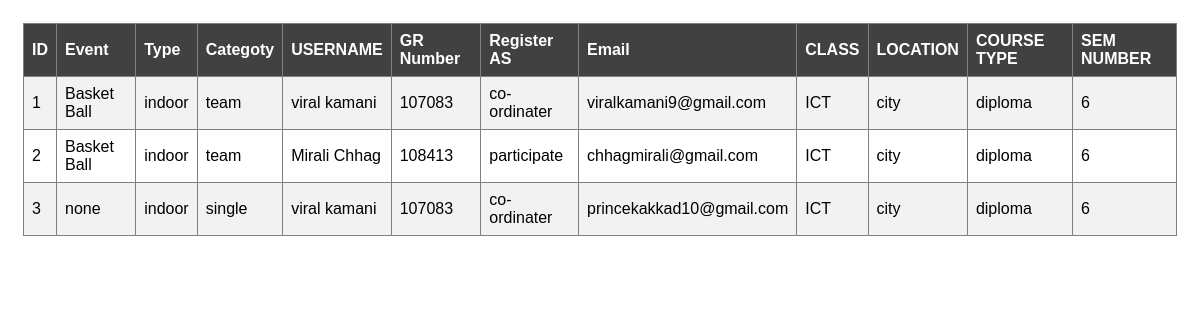
The page /admin/html/entry.php on the database its author committed.
### tables this page shows
CREATE TABLE IF NOT EXISTS `entry` (
  `id` int(20) NOT NULL AUTO_INCREMENT,
  `event` varchar(50) NOT NULL,
  `type` varchar(20) NOT NULL,
  `category` varchar(20) NOT NULL,
  `username` varchar(30) NOT NULL,
  `gr_no` int(6) NOT NULL,
  `register_as` varchar(20) NOT NULL,
  `email` varchar(30) NOT NULL,
  `class` varchar(10) NOT NULL,
  `location` varchar(10) NOT NULL,
  `course_type` varchar(20) NOT NULL,
  `sem_no` text NOT NULL,
  PRIMARY KEY (`id`)
);

### admin/html/entry.php (the view, shortened to what this page needs)
<?php
include 'conn.php';
$sql = "SELECT * FROM entry";
$result = $conn->query($sql);
?>
<html>
<!DOCTYPE html>
<html lang="en">
<html>
<head>
<link rel="stylesheet" type="text/css" href="../../assets/css/s.css">
</head>
<body>
<div class="col-12" >
<table border="1">
<tr>
<th>ID</th>
<th>Event</th>
<th>Type</th>
<th>Categoty</th>
<th>USERNAME</th>
<th>GR Number</th>
<th>Register AS</th>
<th>Email</th>
<th>CLASS</th>
<th>LOCATION</th>
<th>COURSE TYPE</th>
<th>SEM NUMBER</th>
</tr>
<?php
if ($result->num_rows > 0) {
    while($row = $result->fetch_assoc()) {
		echo '<tr>';
        echo "<td>" . $row["id"]."</td><td>" . $row["event"]. " </td><td>" . $row["type"]. " </td><td>" . $row["category"]. "</td>".
         "</td><td>" . $row["username"]. " </td><td>" . $row["gr_no"]. " </td><td>" . $row["register_as"]. "</td>".
         "</td><td>" . $row["email"]. " </td><td>" . $row["class"]. " </td><td>" . $row["location"]. "</td>".
         "<td>" . $row["course_type"]. " </td><td>" . $row["sem_no"]. " </td>"
        ;
echo '</tr>';
  }
} else {
    echo "0 results";
}
?>
  </table>

### assets/css/s.css (style rules this page uses)
* { box-sizing: border-box; text-decoration: none; }
[class*="col-"] { float: left; padding: 15px; }
html { font-family: "Lucida Sans", sans-serif; }
.col-12 { width: 100%; }
table { border-collapse: collapse; width: 100%; }
th, td { text-align: left; padding: 8px; }
tr:nth-child(even) { background-color: #f2f2f2 }
th { background-color: #414141; color: white; }

### rows shown on the page
entry: id "1", event "Basket Ball", type "indoor", category "team", username "viral kamani", gr_no "107083", register_as "co-ordinater", email "viralkamani9@gmail.com", class "ICT", location "city", course_type "diploma", sem_no "6"
entry: id "2", event "Basket Ball", type "indoor", category "team", username "Mirali Chhag", gr_no "108413", register_as "participate", email "chhagmirali@gmail.com", class "ICT", location "city", course_type "diploma", sem_no "6"
entry: id "3", event "none", type "indoor", category "single", username "viral kamani", gr_no "107083", register_as "co-ordinater", email "princekakkad10@gmail.com", class "ICT", location "city", course_type "diploma", sem_no "6"
